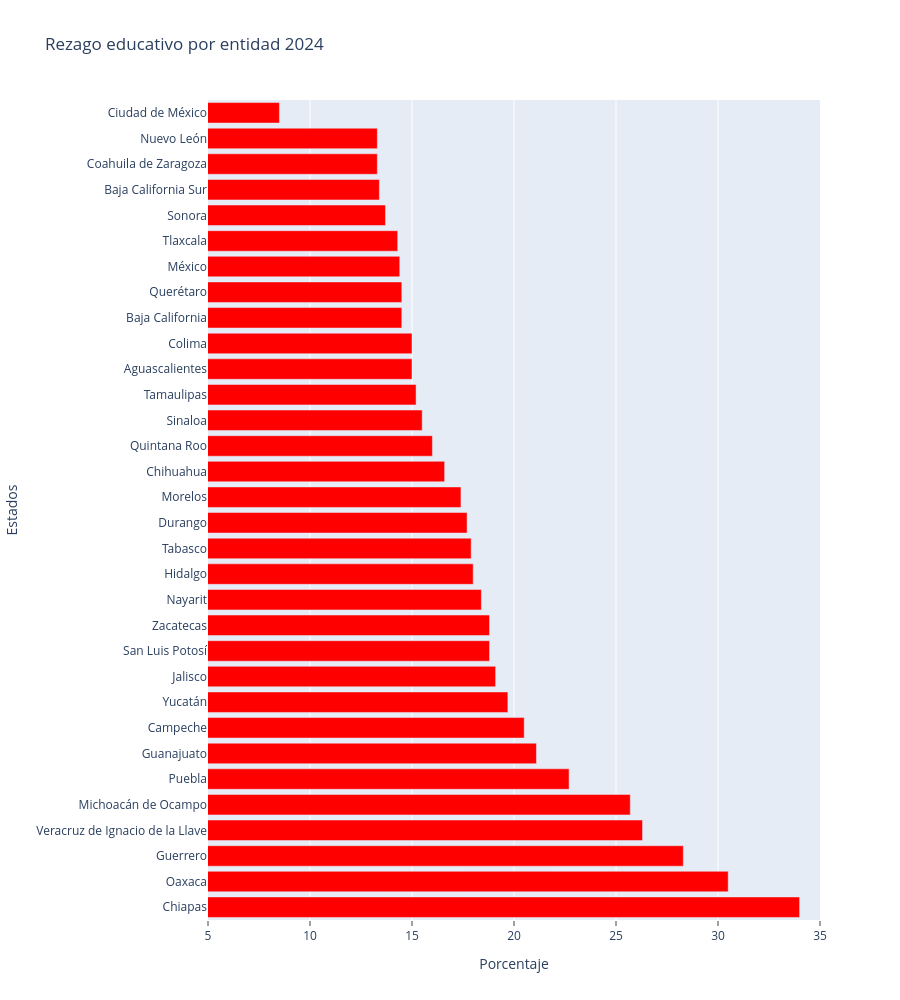

Source (notebook cell):
### Code cell
fig = px.bar(df, x="Porcentaje", y= df.index, title="Rezago educativo por entidad 2024", color_discrete_sequence=['red'] ,height=1000)
fig.update_xaxes(range=[5, 35], ticks="outside")
fig.show()

### Figure 1 — Plotly figure (JSON) as saved in the notebook; plotly's stock layout.template omitted (floating-point values rounded to 4 significant figures)
{"data": [{"hovertemplate": "Porcentaje=%{x}<br>Estados=%{y}<extra></extra>", "legendgroup": "", "marker": {"color": "red", "pattern": {"shape": ""}}, "name": "", "orientation": "h", "showlegend": false, "textposition": "auto", "type": "bar", "x": [34.0, 30.5, 28.3, 26.3, 25.7, 22.7, 21.1, 20.5, 19.7, 19.1, 18.8, 18.8, 18.4, 18.0, 17.9, 17.7, 17.4, 16.6, 16.0, 15.5, 15.2, 15.0, 15.0, 14.5, 14.5, 14.4, 14.3, 13.7, 13.4, 13.3, 13.3, 8.5], "xaxis": "x", "y": ["Chiapas", "Oaxaca", "Guerrero", "Veracruz de Ignacio de la Llave", "Michoacán de Ocampo", "Puebla", "Guanajuato", "Campeche", "Yucatán", "Jalisco", "San Luis Potosí", "Zacatecas", "Nayarit", "Hidalgo", "Tabasco", "Durango", "Morelos", "Chihuahua", "Quintana Roo", "Sinaloa", "Tamaulipas", "Aguascalientes", "Colima", "Baja California", "Querétaro", "México", "Tlaxcala", "Sonora", "Baja California Sur", "Coahuila de Zaragoza", "Nuevo León", "Ciudad de México"], "yaxis": "y"}], "layout": {"barmode": "relative", "height": 1000, "legend": {"tracegroupgap": 0}, "title": {"text": "Rezago educativo por entidad 2024"}, "xaxis": {"anchor": "y", "domain": [0, 1], "range": [5, 35], "ticks": "outside", "title": {"text": "Porcentaje"}}, "yaxis": {"anchor": "x", "domain": [0, 1], "title": {"text": "Estados"}}}}
